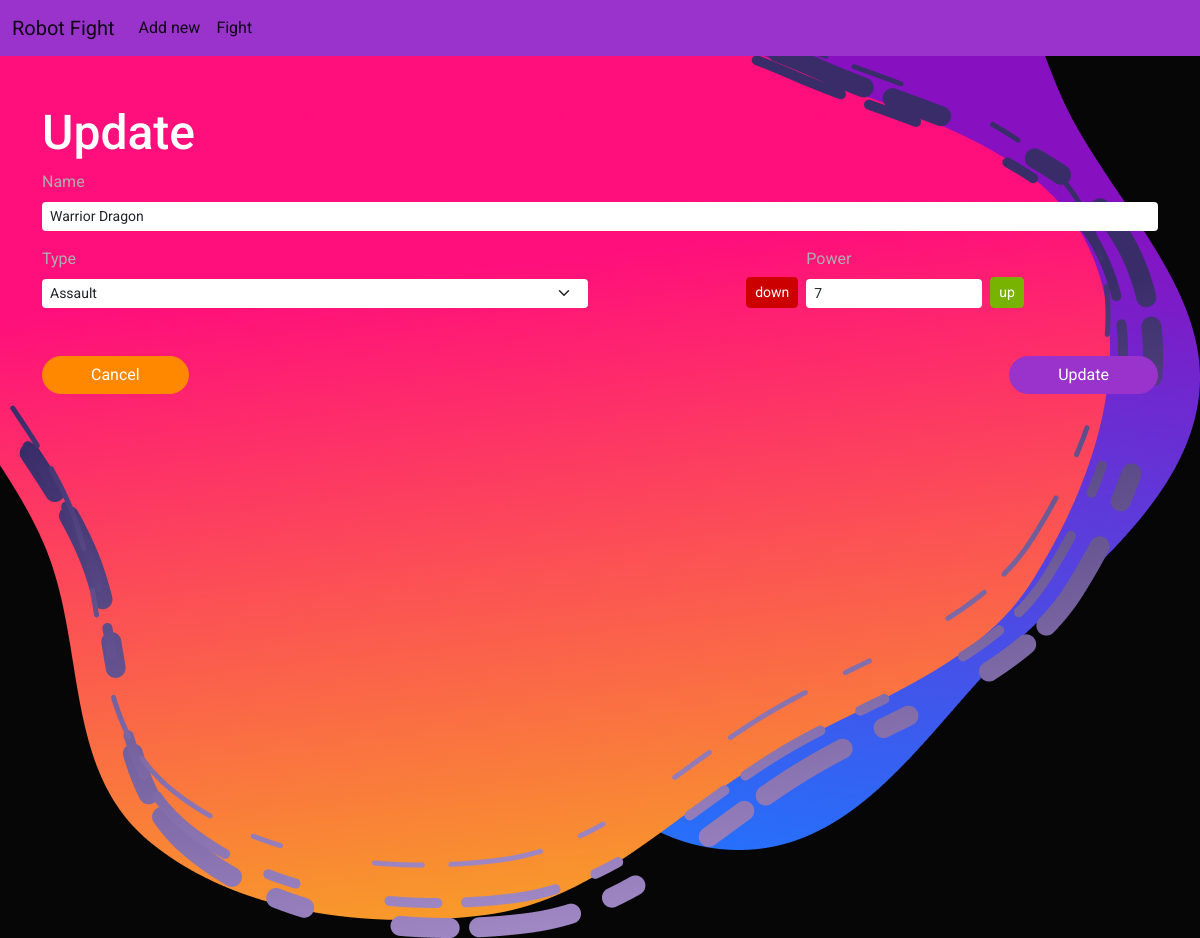
The app's page /edit.php?id=4 with its own data.
### tables this page shows
CREATE TABLE `robots` (
  `id` int(11) NOT NULL,
  `name` varchar(100) DEFAULT NULL,
  `type` set('brawler','rouge','assault') DEFAULT NULL,
  `power` int(5) NOT NULL DEFAULT '0',
  `created_at` datetime NOT NULL DEFAULT CURRENT_TIMESTAMP,
  `updated_at` datetime NOT NULL DEFAULT CURRENT_TIMESTAMP ON UPDATE CURRENT_TIMESTAMP
);

### edit.php (the view, shortened to what this page needs)
<?
require './config/connect.php';
if(isset($_GET["id"])) {
    $id     = $_GET["id"];
    $query  = "SELECT `id`, `name`, `type`, `power`, `created_at` FROM `robots` WHERE `id` = $id ";
    $item = mysqli_fetch_object(mysqli_query($conn, $query));
}
include_once "./app/view/html/header.php";
?>
<div class="container mt-5">
    <h2>Update</h2>
    <form autocomplete="off" action="" method="post">
        <div class="mb-3">
            <label for="name" class="form-label">Name</label>
            <input
                name="name"
                type="text"
                value="<?= $item ? $item->name : "" ?>"
                class="form-control form-control-sm"
            />
        </div>
        <div class="row">
            <div class="col">
                <label for="type" class="form-label">Type</label>
                <select name="type" class="form-select form-select-sm">
                    <option
                        value="assault"
                        <?= $item->type == "assault" ? "selected" : "" ?>
                    >
                        Assault
                    </option>
                </select>
            </div>
            <div class="col d-flex justify-content-center gap-2 align-items-end">
                <button
                    id="down"
                    type="button"
                    class="btn btn-sm btn-danger"
                    data-power=<?= $item ? $item->power : "" ?>
                >
                    down
                </button>
                <div>
                    <label for="power" class="form-label" >Power</label>
                    <input
                        id="power"
                        name="power"
                        type="text"
                        class="form-control form-control-sm"
                        value="<?= $item ? $item->power : "" ?>"
                        readonly
                    />
                </div>
                <button
                    id="up"
                    type="button"
                    class="btn btn-sm btn-success"
                    data-power=<?= $item ? $item->power : "" ?>
                >
                    up
                </button>
            </div>
        </div>
        <div class="row">
            <div class="col">
                <a href="./index.php" type="submit" class="btn btn-warning rounded-pill px-5 mt-5">Cancel</a>
            </div>
            <div class="col d-flex justify-content-md-end">
                <button type="submit" name="submit" class="btn btn-info rounded-pill px-5 mt-5" ">Update</button>
            </div>
        </div>
    </form>
</div>
<?
include_once "./app/view/html/header.php";
?>

### public/css/style.css (style rules this page uses)
* { margin: 0; padding: 0; box-sizing: border-box; }

### records on screen
robots: name "Warrior Dragon", type "Assault", power "7"
